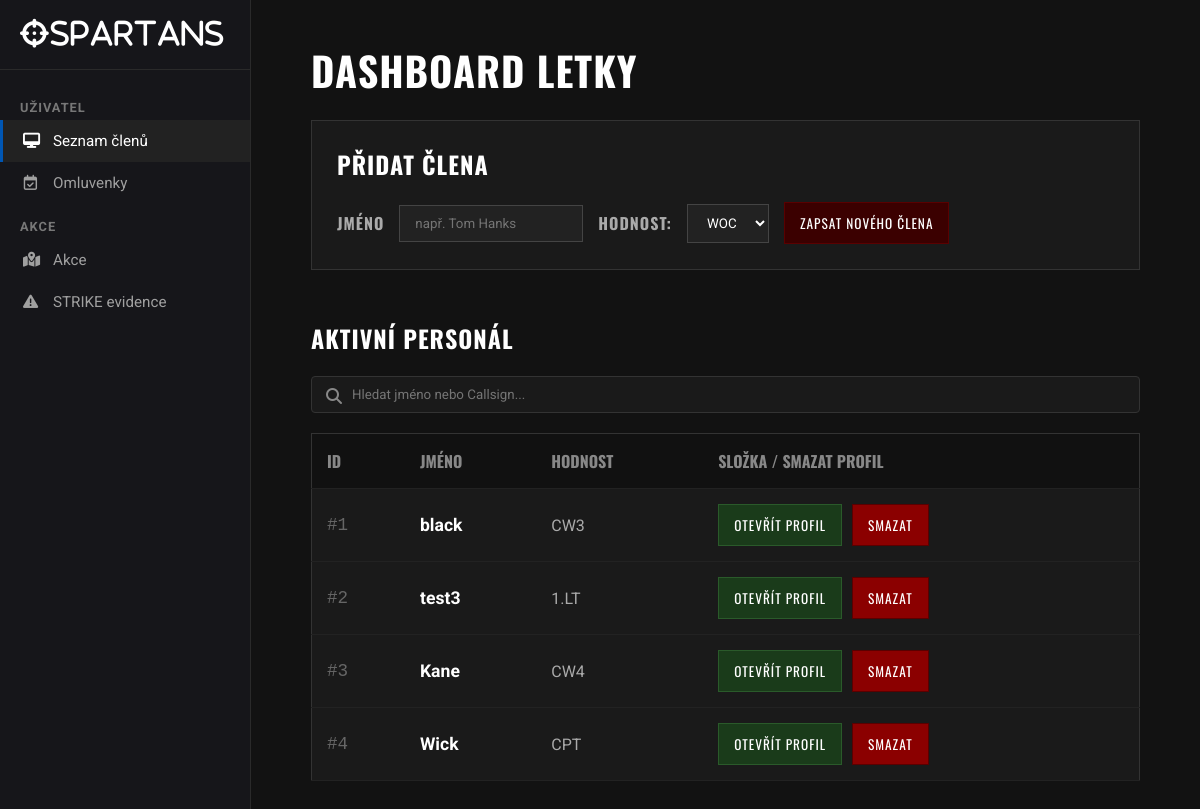
The page / on the database its author committed.
### app.py (models this page shows)
class Clen(db.Model):
    id = db.Column(db.Integer, primary_key=True)
    jmeno = db.Column(db.String(50), nullable=False)
    hodnost_id = db.Column(db.Integer, db.ForeignKey('hodnost.id'), nullable=False)
    hodnost = db.relationship('Hodnost')

class Hodnost(db.Model):
    id = db.Column(db.Integer, primary_key=True)
    nazev = db.Column(db.String(50), nullable=False)

### app.py (the view)
@app.route('/')
def index():
    clenove_z_db = Clen.query.all()
    hodnosti_z_db = Hodnost.query.all()
    return render_template('index.html', clenove=clenove_z_db, hodnosti=hodnosti_z_db)

### templates/index.html (shortened to what this page needs)
<!doctype html>
<html lang="cs">
  <head>
    <link
      rel="stylesheet"
      href="https://cdnjs.cloudflare.com/ajax/libs/font-awesome/6.4.0/css/all.min.css"
    />
    <link
      rel="stylesheet"
      href="{{ url_for('static', filename='index.css') }}"
    />
  </head>
  <body>
    <div class="sidebar">
      <div class="sidebar-brand">
        <i class="fa-solid fa-crosshairs">SPARTANS</i>
      </div>
      <div class="sidebar-category">Uživatel</div>
      <div class="sidebar-nav">
        <a href="/" class="active"
          ><i class="fa-solid fa-desktop"></i> Seznam členů</a
        >
        <a href="/omluvenky"
          ><i class="fa-regular fa-calendar-check"></i> Omluvenky</a
        >
      </div>
      <div class="sidebar-category">Akce</div>
      <div class="sidebar-nav">
        <a href="/akce"><i class="fa-solid fa-map-location-dot"></i> Akce </a>
        <a href="/strike"><i class="fa-solid fa-triangle-exclamation"></i> STRIKE evidence</a>
      </div>
    </div>
    <div class="main-content">
      <div class="container" style="display: block">
        <h1>Dashboard Letky</h1>
        <div class="form-box">
          <h2>PŘIDAT ČLENA</h2>
          <form action="/pridat" method="POST" class="form-group">
            <label for="jmeno">Jméno</label>
            <input
              type="text"
              id="jmeno"
              name="jmeno"
              placeholder="např. Tom Hanks"
              required
            />
            <label for="hodnost">Hodnost:</label>
            <select id="hodnost" name="hodnost">
              {% for h in hodnosti %}
              <option value="{{ h.id }}">{{ h.nazev }}</option>
              {% endfor %}
            </select>
            <button type="submit">Zapsat nového člena</button>
          </form>
        </div>
        <h2>Aktivní personál</h2>
        <div style="margin-bottom: 20px; position: relative;">
                <i class="fa-solid fa-magnifying-glass" style="position: absolute; left: 15px; top: 12px; color: #888;"></i>
                <input type="text" id="search-input" onkeyup="hledatClena()" placeholder="Hledat jméno nebo Callsign..." style="width: 100%; padding: 10px 10px 10px 40px; background-color: #1a1a1a; border: 1px solid #333; color: #fff; font-family: 'Roboto', sans-serif; box-sizing: border-box; border-radius: 4px;">
            </div>
        <table id="tabulka-clenu">
          <tr>
            <th>ID</th>
            <th>Jméno</th>
            <th>Hodnost</th>
            <th>Složka / smazat profil</th>
          </tr>
          {% for clen in clenove %}
          <tr>
            <td class="cell-id">#{{ clen.id }}</td>
            <td class="cell-name">{{ clen.jmeno }}</td>
            <td class="cell-rank">{{ clen.hodnost.nazev }}</td>
            <td>
              <div style="display: flex; gap: 10px">
                <a href="/profil/{{ clen.id }}"
                  ><button class="action-btn">Otevřít profil</button></a
                >
                <form
                  action="/smazat_clena/{{ clen.id }}"
                  method="POST"
                  onsubmit="return confirm('Opravdu smazat?');"
                >
                  <button type="submit" class="delete-btn">Smazat</button>
                </form>
              </div>
            </td>
          </tr>
          {% endfor %}
        </table>
      </div>
    </div>
  </body>
</html>

### static/index.css (style rules this page uses)
body { background-color: #121212; color: #e0e0e0; font-family: 'Roboto', sans-serif; margin: 0; padding: 0; display: flex; min-height: 100vh; }
.sidebar { width: 250px; background-color: #16161a; border-right: 1px solid #2a2a2a; display: flex; flex-direction: column; padding-top: 20px; flex-shrink: 0; }
.sidebar-brand { color: #fff; font-family: 'Oswald', sans-serif; font-size: 1.8rem; font-weight: bold; letter-spacing: 2px; padding: 0 20px 20px 20px; border-bottom: 1px solid #2a2a2a; margin-bottom: 15px; display: flex; align-items: center; gap: 10px; }
.sidebar-category { color: #777; font-size: 0.8rem; text-transform: uppercase; font-weight: bold; margin: 15px 20px 5px 20px; letter-spacing: 1px; }
.sidebar-nav { display: flex; flex-direction: column; }
.sidebar-nav a { color: #a0a0a0; text-decoration: none; padding: 12px 20px; display: flex; align-items: center; gap: 15px; font-size: 0.95rem; transition: all 0.2s; border-left: 3px solid transparent; }
.sidebar-nav a.active { background-color: #222; color: #fff; border-left-color: #0056b3; }
.sidebar-nav a i { width: 15px; text-align: center; }
.main-content { flex: 1; padding: 40px; background-color: #121212; box-sizing: border-box; }
.container { max-width: 1200px; margin: 0 auto; padding: 0 20px; }
h1, h2 { font-family: 'Oswald', sans-serif; text-transform: uppercase; color: #ffffff; letter-spacing: 1px; }
h1 { font-size: 2.5rem; margin-top: 0; margin-bottom: 20px; }
h2 { font-size: 1.5rem; margin-top: 0; margin-bottom: 20px; }
.form-box { background-color: #1a1a1a; padding: 25px; border: 1px solid #333; margin-bottom: 50px; }
.form-group { display: flex; gap: 15px; align-items: center; flex-wrap: wrap; }
label { font-weight: bold; color: #aaa; font-family: 'Oswald', sans-serif; text-transform: uppercase; letter-spacing: 1px; }
input, select, button { background-color: #222; color: #fff; border: 1px solid #444; padding: 10px 15px; font-family: 'Roboto', sans-serif; }
button { background-color: #3b0000; border: 1px solid #5a0000; cursor: pointer; font-family: 'Oswald', sans-serif; text-transform: uppercase; letter-spacing: 1px; transition: background 0.2s; }
.action-btn { background-color: #1a3b1a; border-color: #2a5a2a; }
.delete-btn { background-color: #8b0000; border-color: #5a0000; }
table { width: 100%; border-collapse: collapse; background-color: #1a1a1a; border: 1px solid #333; }
th, td { padding: 15px; text-align: left; border-bottom: 1px solid #222; }
th { background-color: #111; font-family: 'Oswald', sans-serif; color: #888; text-transform: uppercase; }
td a { text-decoration: none; }
.cell-id { color: #666; font-family: monospace; font-size: 1.1rem; }
.cell-name { font-weight: bold; color: #fff; font-size: 1.1rem; }
.cell-rank { color: #aaa; }

### rows shown on the page
Clen: id "1", jmeno "black", hodnost.nazev "CW3"
Clen: id "2", jmeno "test3", hodnost.nazev "1.LT"
Clen: id "3", jmeno "Kane", hodnost.nazev "CW4"
Clen: id "4", jmeno "Wick", hodnost.nazev "CPT"

### other values the page prints
form field hodnost "WOC"
